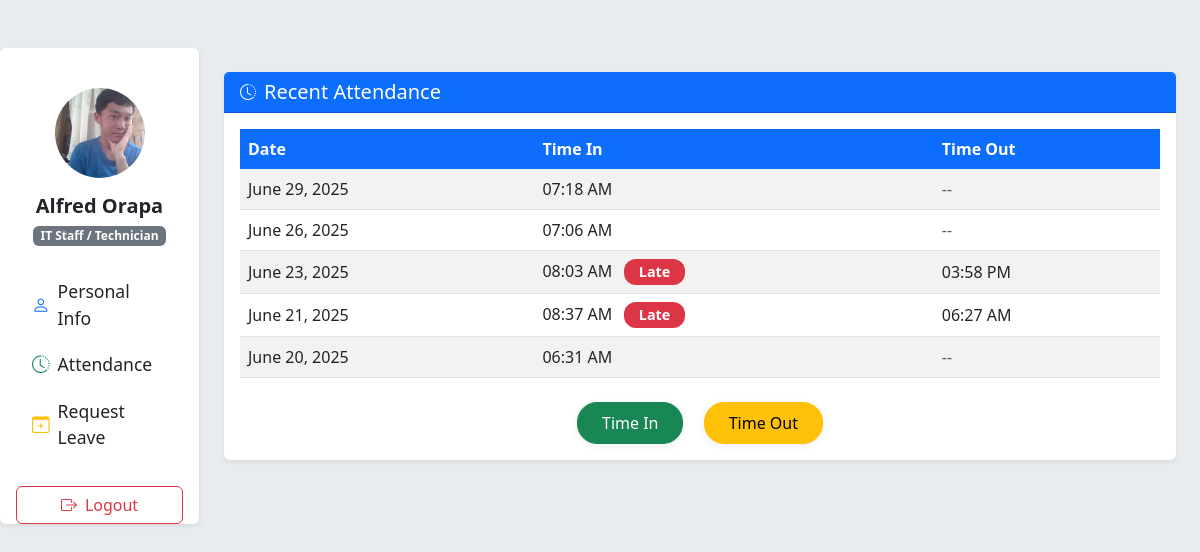
/dashboard/ (signed in), run on an earlier commit of the app's database.
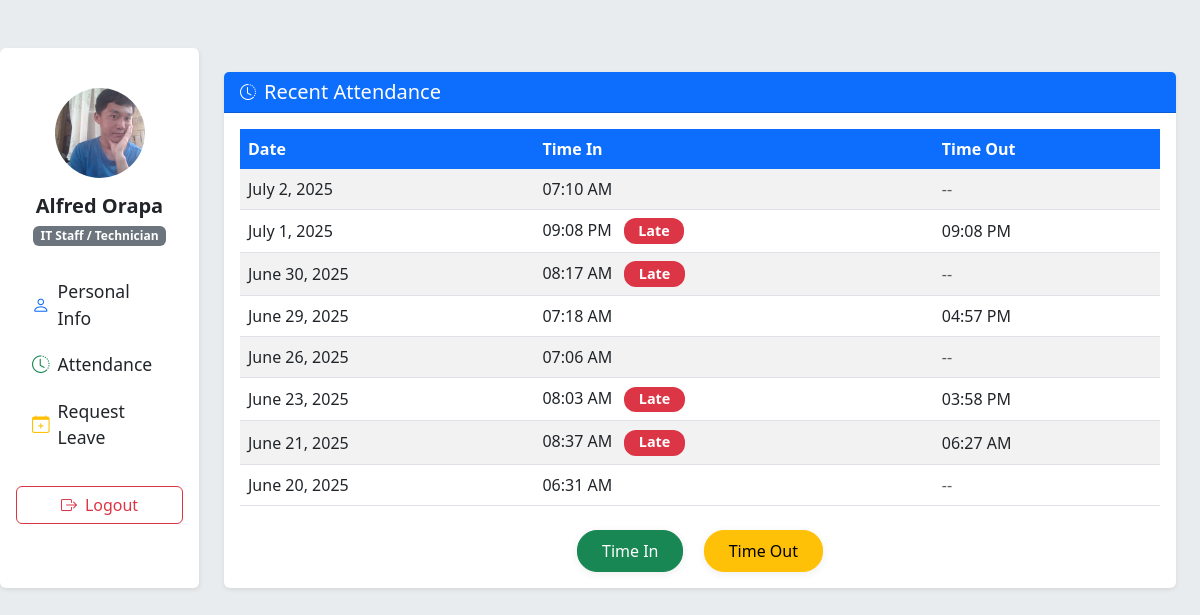
And on a later commit of the database.
### staffApp/models.py (models this page shows, shortened)
class staffProfile(models.Model):
    user = models.OneToOneField(User, on_delete=models.CASCADE, null = True)
    first_name = models.CharField(max_length=100, null = False)
    last_name = models.CharField(max_length=100)
    dept = models.ForeignKey(Department, on_delete=models.CASCADE)
    salary = models.IntegerField(default=0)
    bonus = models.IntegerField(default=0)
    role = models.ForeignKey(Role, on_delete=models.CASCADE)
    phone = models.CharField(max_length=15, default=0)
    hire_date = models.DateField()
    email = models.EmailField(max_length=100, null = False)
    address = models.CharField(max_length=100)
    city = models.CharField(max_length=100)
    is_approved = models.BooleanField(default=False) # for admin approval
    image = models.ImageField(upload_to='profile_images/', default='profile_images/default.jpg', null=True, blank=True)

class Role(models.Model):
    name = models.CharField(max_length=100, null = False)
    department = models.ForeignKey(Department, on_delete=models.CASCADE, null=True) # ForeignKey to Department

class Attendance(models.Model):
    staff = models.ForeignKey(staffProfile, on_delete=models.CASCADE)
    date = models.DateField(auto_now_add=True)
    time_in = models.DateTimeField(null=True, blank=True)
    time_out = models.DateTimeField(null=True, blank=True)
    def is_late(self):
        if self.time_in:
            local_time = localtime(self.time_in).time()
            return local_time > datetime.time(8, 0)
        return False

### staffApp/views.py (the view)
# urls.py: path('dashboard/', views.dashboard, name = 'dashboard'),
@login_required
def dashboard(request):
    try:
        profile = staffProfile.objects.get(user=request.user) # get the profile of the logged-in user
    except staffProfile.DoesNotExist:
        messages.error(request, "Profile not found. Please contact your Administrator.") # add a message if profile not found
        return redirect('login')
    attendance_list = Attendance.objects.filter(staff=profile).order_by('-date')[:10]
    leave_form = LeaveForm()
    return render(request, 'staffApp/dashboard.html', {
        'profile': profile,
        'attendance_list': attendance_list,
        'leave_form': leave_form,
    })

### staffApp/templates/staffApp/dashboard.html (shortened to what this page needs)
{% extends 'layout.html' %}
{% load static %}
{% load tz %}
{% block content %}
<div class="container-fluid py-5">
    <div class="row">
        <nav class="col-md-3 col-lg-2 d-md-block bg-white border-end shadow-sm sidebar p-0 rounded">
            <div class="position-sticky pt-3 px-3">
                <div class="text-center my-4">
                    {% if profile.image %}
                        <img src="{{ profile.image.url }}" alt="Profile Image" class="img-fluid mb-2" style="width:90px; height:90px; object-fit:cover; border-radius:50%;">
                    {% else %}
                        <img src="{% static 'images/default-avatar.png' %}" alt="Avatar" class="img-fluid mb-2" style="width:90px; height:90px; object-fit:cover; border-radius:50%;">
                    {% endif %}
                    <h5 class="mt-2 mb-0 fw-semibold">{{ profile.first_name }} {{ profile.last_name }}</h5>
                    <div class="badge bg-secondary mt-2 text-capitalize">{{ profile.role.name }}</div>
                </div>
                <ul class="nav flex-column mb-4">
                    <li class="nav-item mb-1">
                        <a class="nav-link text-dark d-flex align-items-center" data-bs-toggle="modal" data-bs-target="#personalInfoModal" href="#">
                            <i class="bi bi-person me-2 text-primary"></i> Personal Info
                        </a>
                    </li>
                    <li class="nav-item mb-1">
                        <a class="nav-link text-dark d-flex align-items-center" href="#attendance">
                            <i class="bi bi-clock-history me-2 text-success"></i> Attendance
                        </a>
                    </li>
                    <li class="nav-item mb-1">
                        <a class="nav-link text-dark d-flex align-items-center" data-bs-toggle="modal" data-bs-target="#leaveModal" href="#">
                            <i class="bi bi-calendar-plus me-2 text-warning"></i> Request Leave
                        </a>
                    </li>
                </ul>
                <form method="post" action="{% url 'logout' %}">
                    <button type="submit" class="btn btn-outline-danger w-100 d-flex align-items-center justify-content-center">
                        <i class="bi bi-box-arrow-right me-2"></i> Logout
                    </button>
                </form>
            </div>
        </nav>
        <main class="col-md-9 ms-sm-auto col-lg-10 px-md-4">
            <section id="attendance" class="mt-4">
                <div class="card shadow-sm border-0">
                    <div class="card-header bg-primary text-white d-flex align-items-center">
                        <i class="bi bi-clock-history me-2"></i>
                        <h5 class="mb-0">Recent Attendance</h5>
                    </div>
                    <div class="card-body">
                        <table class="table table-striped align-middle">
                            <thead class="table-light">
                                <tr>
                                    <th>Date</th>
                                    <th>Time In</th>
                                    <th>Time Out</th>
                                </tr>
                            </thead>
                            <tbody>
                                {% for att in attendance_list %}
                                <tr>
                                    <td>{{ att.date }}</td>
                                    <td>
                                        {% if att.time_in %}
                                            {{ att.time_in|localtime|date:"h:i A" }}
                                        {% else %}
                                            <span class="text-muted">--</span>
                                        {% endif %}
                                        {% if att.is_late %}
                                            <span class="badge bg-danger ms-2">Late</span>
                                        {% endif %}
                                    </td>
                                    <td>
                                        {% if att.time_out %}
                                            {{ att.time_out|localtime|date:"h:i A" }}
                                        {% else %}
                                            <span class="text-muted">--</span>
                                        {% endif %}
                                    </td>
                                </tr>
                                {% empty %}
                                <tr>
                                    <td colspan="3" class="text-center text-muted">No attendance records found.</td>
                                </tr>
                                {% endfor %}
                            </tbody>
                        </table>
                        <div class="text-center mt-4">
                            <form method="post" action="{% url 'timein' %}" class="d-inline">
                                <button type="submit" class="btn btn-success btn-sm px-4">Time In</button>
                            </form>
                            <form method="post" action="{% url 'timeout' %}" class="d-inline">
                                <button type="submit" class="btn btn-warning btn-sm px-4">Time Out</button>
                            </form>
                        </div>
                    </div>
                </div>
            </section>
        </main>
    </div>
</div>
{% endblock %}

### staffApp/templates/layout.html (shortened to what this page needs)
{% load static %}
<!DOCTYPE html>
<html lang="en">
<head>
    <link href="https://cdn.jsdelivr.net/npm/bootstrap@5.3.0/dist/css/bootstrap.min.css" rel="stylesheet">
    <link href="https://cdn.jsdelivr.net/npm/bootstrap-icons@1.11.3/font/bootstrap-icons.min.css" rel="stylesheet">
    <link rel="stylesheet" href="{% static 'css/styles.css' %}">
</head>
<body>
    {% block content %}
    {% endblock %}
</body>
</html>

### static/css/styles.css (style rules this page uses)
body { background-color: #f8f9fa; background: #e9ecef; }
.nav-link { font-size: 1.1rem; margin-right: 10px; transition: color 0.2s; }
.table thead th { background: #0d6efd; color: #fff; border: none; }
.btn-success.btn-sm, .btn-warning.btn-sm, .btn-outline-danger.btn-sm { font-size: 1rem; padding: 0.5em 1.5em; border-radius: 20px; margin: 0 0.5em; box-shadow: 0 2px 8px rgba(0,0,0,0.07); font-weight: 500; }
.badge.bg-danger { font-size: 0.9em; padding: 0.4em 1em; border-radius: 12px; }

What changed in the data, as far as the page shows it:
added Attendance: date "July 2, 2025", time_in "07:10 AM"
added Attendance: date "July 1, 2025", time_in "09:08 PM", shows "Late", time_out "09:08 PM"
added Attendance: date "June 30, 2025", time_in "08:17 AM", shows "Late"
changed Attendance "June 29, 2025": time_out (not shown) → "04:57 PM"; no longer shows "--"
